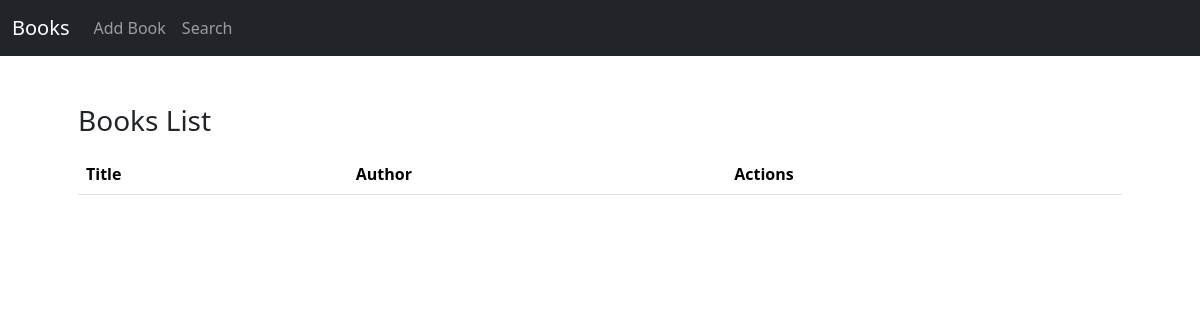
/, run on an earlier commit of the app's database.
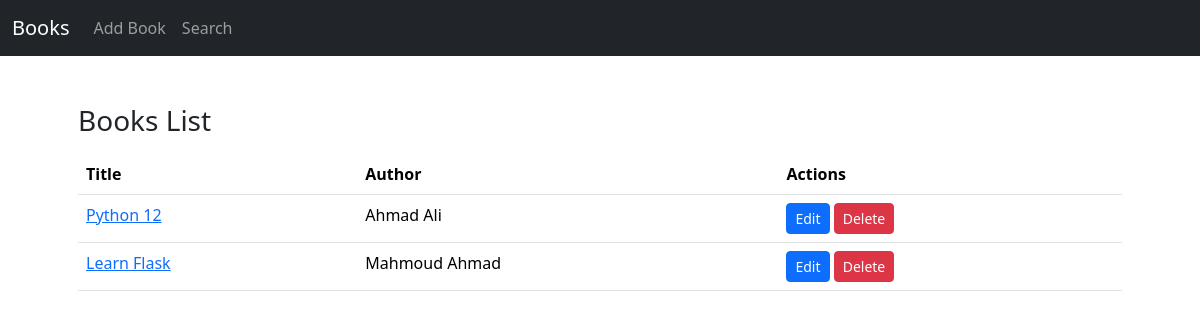
And on a later commit of the database.
### models.py (models this page shows)
class Book(db.Model):
    id = db.Column(db.Integer, primary_key=True)
    title = db.Column(db.String(100),nullable=False)
    author_id = db.Column(db.Integer,db.ForeignKey('author.id'),nullable=False)
    reviews = db.relationship('Review',backref='book',lazy=True)

class Author(db.Model):
    id = db.Column(db.Integer, primary_key=True)
    name = db.Column(db.String(100),nullable=False)
    books = db.relationship('Book',backref='author',lazy=True)

### web.py (the view)
@app.route('/')
def index():
    books = Book.query.all()
    return render_template("index.html",books=books)

### templates/index.html
{% extends "base.html" %}
{% block body %}
    <h3>Books List</h3>
    <table class="table mt-3">
        <thead>
            <tr>
                <th>Title</th>
                <th>Author</th>
                <th>Actions</th>
            </tr>
        </thead>
        <tbody>
            {% for book in books %}
            <tr>
                <td><a href="{{url_for('book_detail', id=book.id)}}">{{book.title}}</a></td>
                <td>{{book.author.name}}</td>
                <td>
                    <a href="{{url_for('edit_book', id=book.id) }}" class="btn btn-sm btn-primary">Edit</a>
                    <a href="{{url_for('delete_book', id=book.id) }}" class="btn btn-sm btn-danger">Delete</a>
                </td>
            </tr>
            {% endfor %}
        </tbody>
    </table>
{% endblock body %}

What changed in the data, as far as the page shows it:
added Book: title "Python 12", author.name "Ahmad Ali"
added Book: title "Learn Flask", author.name "Mahmoud Ahmad"
